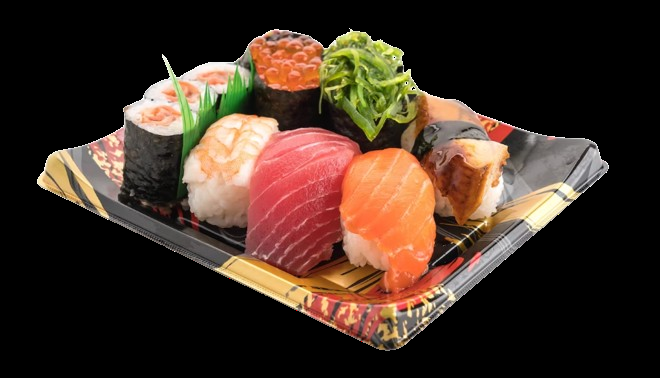
#> input picture data/food.png, 660 x 378 px
$ python 1_read_write_display.py
#> lines starting #> are read from the running program, lines starting #| are printed output that depends on the picture
import cv2

if __name__ == '__main__':
    # img_path = "./data/food.png"
    #
    # # 默认
    # img_default = cv2.imread(img_path)
    # # 灰度
    # img_grayscale = cv2.imread(img_path, cv2.IMREAD_GRAYSCALE)
    # # 彩色
    # img_color = cv2.imread(img_path, cv2.IMREAD_COLOR)
    # # 保留透明度
    # img_unchanged = cv2.imread(img_path, cv2.IMREAD_UNCHANGED)
    #
    #
    # # 不同的窗口画图
    # cv2.imshow(f"default, shape={img_default.shape}", img_default)
    # cv2.imshow(f"grayscale,shape={img_grayscale.shape}", img_grayscale)
    # cv2.imshow(f"color,shape={img_color.shape}", img_color)
    # cv2.imshow(f"unchanged,shape={img_unchanged.shape}", img_unchanged)
    #
    # # 写图片
    # # cv2.imwrite('test.jpg',img_grayscale)
    #

    image_default = cv2.imread("./data/food.png")
#> image_default is the input picture: shape (378, 660, 3); mean B, G, R 37.1, 48.8, 67.1
    image_unchanged = cv2.imread("./data/food.png", cv2.IMREAD_UNCHANGED)

    # 对比前三个通道数据是否相同
    bgr_compare = (image_default == image_unchanged[:, :, 0:3]).all()
#> bgr_compare = True
    print(f"bgr通道对比结果: {bgr_compare}")
#| bgr通道对比结果: True

    alpha = image_unchanged[:,:,3] / 255
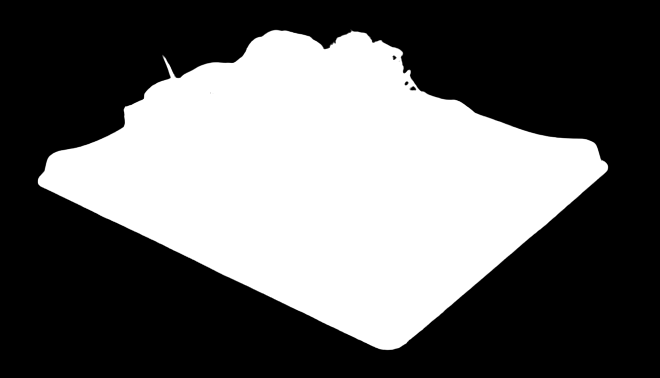
#> alpha: shape (378, 660) float64; min 0, max 1, mean 0.401

    image_unchanged[:, :, 0] = image_unchanged[:, :, 0] * alpha
    image_unchanged[:, :, 1] = image_unchanged[:, :, 1] * alpha
    image_unchanged[:, :, 2] = image_unchanged[:, :, 2] * alpha
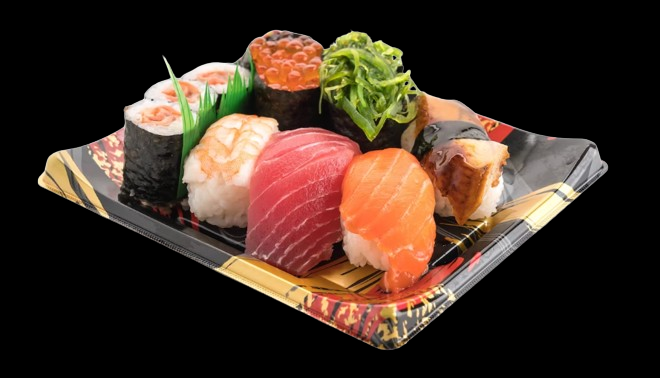
#> image_unchanged: shape (378, 660, 4); mean B, G, R, A 36.3, 48, 66.2, 102.4

    cv2.imshow(f"default,shape:{image_default.shape}", image_default)
    cv2.imshow(f"unchanged, shape:{image_unchanged.shape}", image_unchanged)
    while True:
        if cv2.waitKey(10) & 0xff == ord('q'):
#> (key q is pressed here)
            break
    cv2.destroyAllWindows()
    print('quit normally..')
